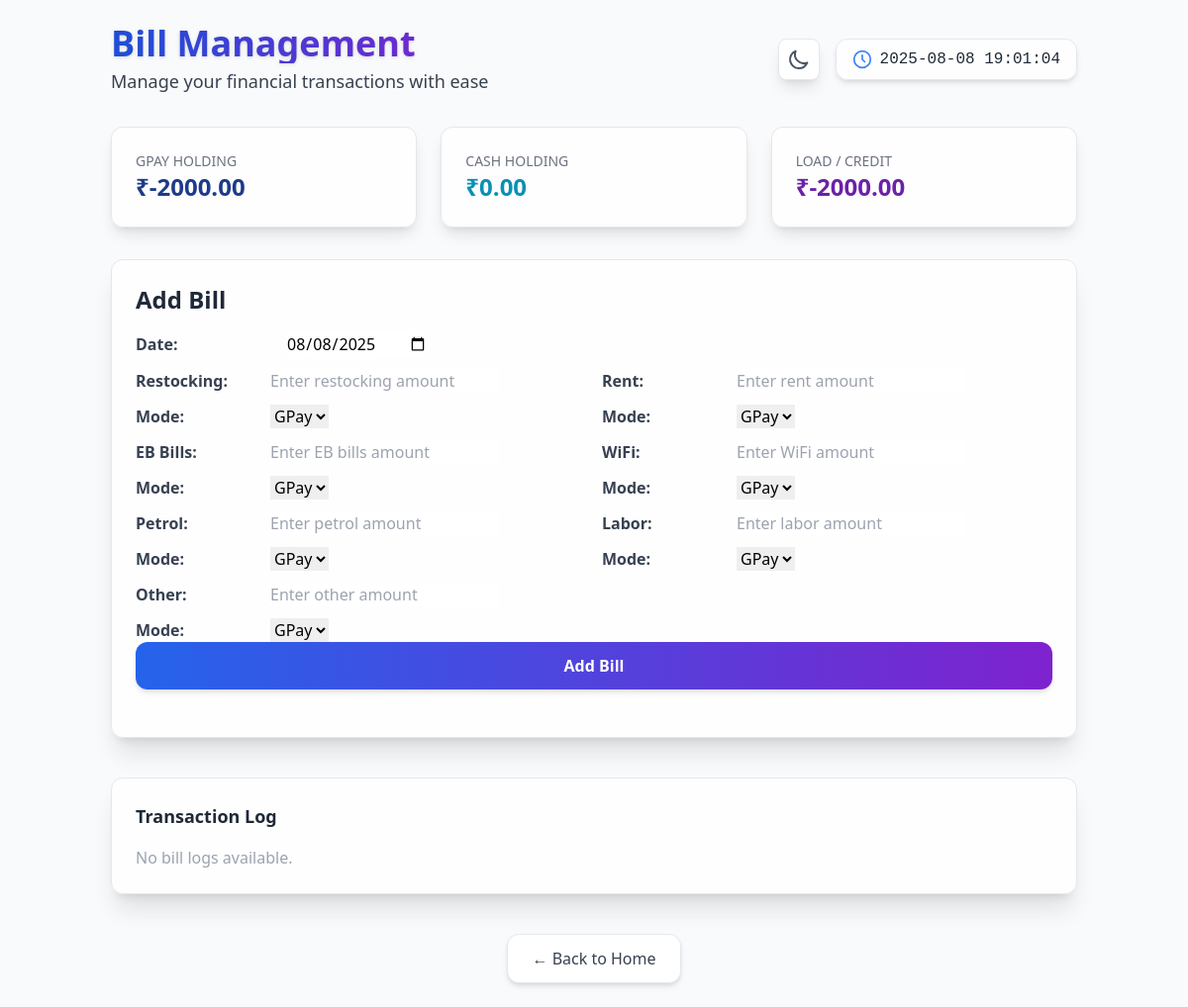
Before: /bills/ (signed in) with the older database file.
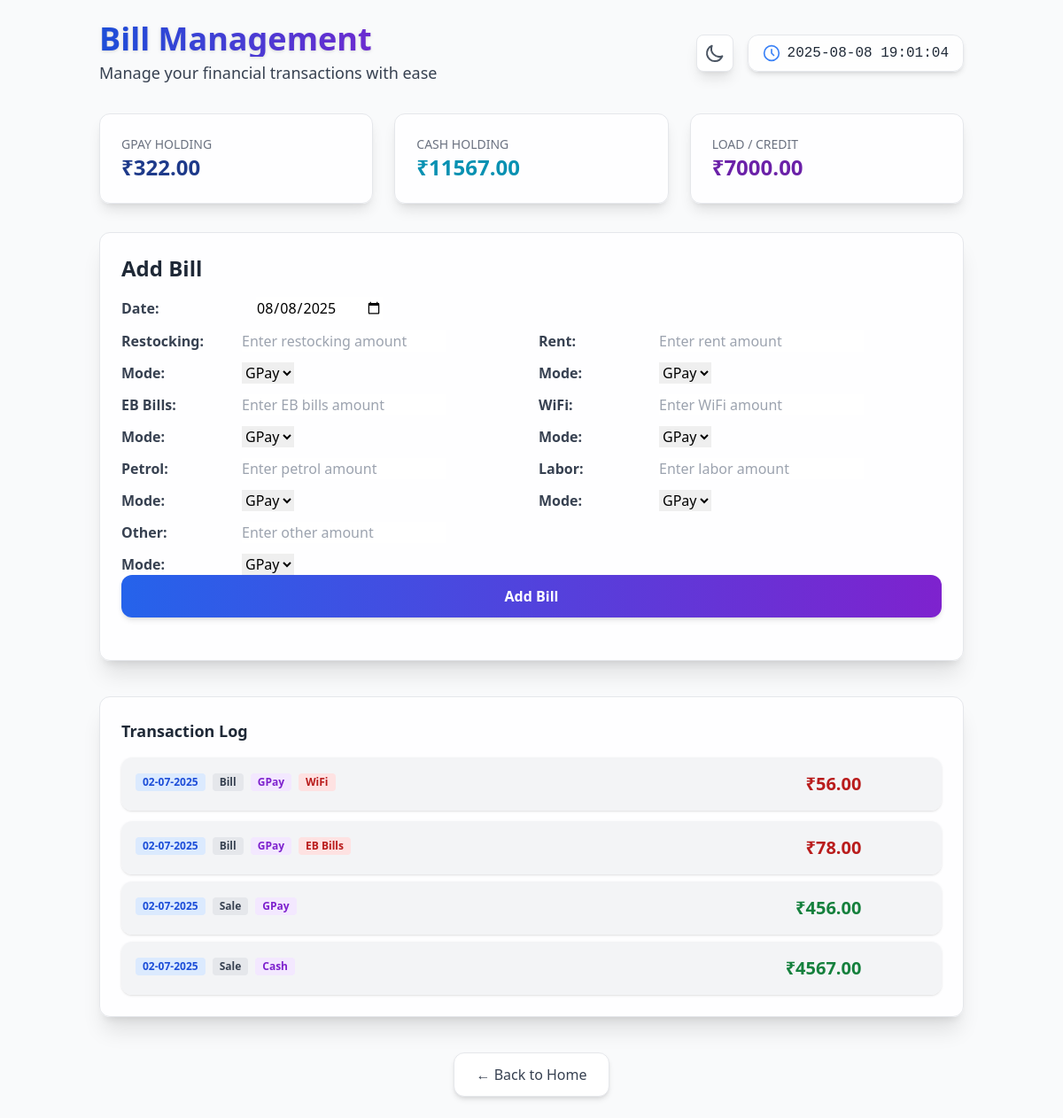
After: the same page with the newer database file.
### accounts/models.py (models this page shows, shortened)
class Shop(models.Model):
    owner = models.OneToOneField(User, on_delete=models.CASCADE)
    shop_name = models.CharField(max_length=255)
    unique_id = models.CharField(max_length=10, unique=True)
    holding_gpay = models.DecimalField(max_digits=12, decimal_places=2, default=0)
    holding_cash = models.DecimalField(max_digits=12, decimal_places=2, default=0)
    credit = models.DecimalField(max_digits=12, decimal_places=2, default=0)

class Transaction(models.Model):
    TRANSACTION_TYPE_CHOICES = [
        ('sale', 'Sale'),
        ('bill', 'Bill'),
    ]
    PAYMENT_MODE_CHOICES = [
        ('GPay', 'GPay'),
        ('Cash', 'Cash'),
    ]
    shop = models.ForeignKey(Shop, on_delete=models.CASCADE)
    date = models.DateField()
    type = models.CharField(max_length=10, choices=TRANSACTION_TYPE_CHOICES)
    category = models.CharField(max_length=100)
    amount = models.DecimalField(max_digits=10, decimal_places=2)  # <-- ADD THIS LINE
    mode_of_payment = models.CharField(max_length=10, choices=PAYMENT_MODE_CHOICES)

### accounts/views.py (the view)
# urls.py: path('bills/', views.add_bill, name='add_bill'),
@login_required
def add_bill(request):
    try:
        shop = Shop.objects.get(owner=request.user)
    except Shop.DoesNotExist:
        messages.error(request, "You do not have a shop. Please contact admin.")
        return redirect('home')
    if request.method == 'POST':
        form = BillForm(request.POST)
        if form.is_valid():
            date = form.cleaned_data.get('date')
            bill_fields = [
                ('restocking', 'restocking_mode', 'Restocking'),
                ('rent', 'rent_mode', 'Rent'),
                ('EB_bills', 'EB_bills_mode', 'EB Bills'),
                ('wifi', 'wifi_mode', 'WiFi'),
                ('petrol', 'petrol_mode', 'Petrol'),
                ('labor', 'labor_mode', 'Labor'),
                ('other_amount', 'other_mode', 'Other'),
            ]
            updated = False
            for amount_field, mode_field, label in bill_fields:
                amount = form.cleaned_data.get(amount_field)
                mode = form.cleaned_data.get(mode_field)
                if amount is not None and amount != '':
                    if not mode:
                        messages.error(request, f"Please select mode of payment for {label}.")
                        return render(request, 'accounts/add_bill.html', {
                            'form': form,
                            'logs': Transaction.objects.filter(shop=shop).order_by('-date'),
                            'now': timezone.now(),
                            'shop': shop
                        })
                    Transaction.objects.create(
                        shop=shop, date=date, type='bill', category=label, amount=amount, mode_of_payment=mode
                    )
                    if mode == 'GPay':
                        shop.holding_gpay -= amount
                    elif mode == 'Cash':
                        shop.holding_cash -= amount
                    updated = True
            if updated:
                shop.save()
                messages.success(request, "Bill entry added/updated successfully.")
            return redirect('add_bill')
    else:
        form = BillForm()
    logs = Transaction.objects.filter(shop=shop).order_by('-date')
    total_count = logs.count()
    return render(request, 'accounts/add_bill.html', {
        'form': form,
        'logs': logs,
        'total_count': total_count,
        'now': timezone.now(),
        'shop': shop
    })

### accounts/templates/accounts/add_bill.html (shortened to what the changed rows need)
<!DOCTYPE html>
<html lang="en" class="light">
<head>
  <script src="https://cdn.tailwindcss.com"></script>
</head>
<body class="min-h-screen bg-gray-50 dark:bg-gray-900 transition-colors duration-300">
  <div class="relative z-10 container mx-auto p-6">
    <div class="flex justify-between items-center mb-8">
      <div>
        <h1 class="text-4xl font-bold text-transparent bg-gradient-to-r from-blue-700 to-purple-700 bg-clip-text drop-shadow">
        </h1>
      </div>
    </div>
    <div class="grid grid-cols-1 md:grid-cols-3 gap-6 mb-8">
      <div class="bg-white/90 dark:bg-gray-800/90 rounded-xl p-6 shadow-lg border border-gray-200 dark:border-gray-700">
        <p class="text-sm text-gray-500 dark:text-gray-400 uppercase">GPay Holding</p>
        <p class="text-2xl font-bold text-blue-900 dark:text-blue-400">₹{{ shop.holding_gpay }}</p>
      </div>
      <div class="bg-white/90 dark:bg-gray-800/90 rounded-xl p-6 shadow-lg border border-gray-200 dark:border-gray-700">
        <p class="text-sm text-gray-500 dark:text-gray-400 uppercase">Cash Holding</p>
        <p class="text-2xl font-bold text-cyan-600 dark:text-cyan-400">₹{{ shop.holding_cash }}</p>
      </div>
      <div class="bg-white/90 dark:bg-gray-800/90 rounded-xl p-6 shadow-lg border border-gray-200 dark:border-gray-700">
        <p class="text-sm text-gray-500 dark:text-gray-400 uppercase">Load / Credit</p>
        <p class="text-2xl font-bold text-purple-800 dark:text-purple-400">₹{{ shop.credit }}</p>
      </div>
    </div>
    <div class="grid grid-cols-1 gap-10">
      <div>
        <div class="bg-white/90 dark:bg-gray-800/90 p-6 rounded-xl shadow-xl border border-gray-200 dark:border-gray-700">
          <h2 class="text-2xl font-bold mb-4 text-gray-800 dark:text-gray-200">Add Bill</h2>
        </div>
      </div>
      <div>
        <div class="bg-white/90 dark:bg-gray-800/90 p-6 rounded-xl shadow-xl border border-gray-200 dark:border-gray-700">
          <div id="transactions-container" class="space-y-2">
            {% for log in logs %}
              <div id="transaction-{{ log.id }}" class="log-item bg-gradient-to-r from-gray-100 to-gray-100 dark:from-gray-700 dark:to-gray-800 rounded-xl p-4 mb-3 shadow transition hover:scale-[1.01] hover:shadow-lg relative">
                <div class="flex justify-between items-center">
                  <div class="flex flex-wrap items-center gap-2 text-xs text-gray-500 dark:text-gray-400 mb-1">
                    <span class="inline-block px-2 py-0.5 rounded bg-blue-100 dark:bg-blue-900 text-blue-700 dark:text-blue-300 font-semibold">
                      {{ log.date|date:"d-m-Y" }}
                    </span>
                    <span class="inline-block px-2 py-0.5 rounded bg-gray-200 dark:bg-gray-700 text-gray-700 dark:text-gray-300 font-semibold capitalize">
                      {{ log.type }}
                    </span>
                    <span class="inline-block px-2 py-0.5 rounded bg-purple-100 dark:bg-purple-900 text-purple-700 dark:text-purple-300 font-semibold capitalize">
                      {{ log.mode_of_payment }}
                    </span>
                    {% if log.type == 'bill' and log.category %}
                      <span class="inline-block px-2 py-0.5 rounded bg-red-100 dark:bg-red-900 text-red-700 dark:text-red-300 font-semibold capitalize">
                        {{ log.category }}
                      </span>
                    {% endif %}
                  </div>
                  <div class="flex items-center gap-2">
                    <div class="font-bold text-xl {% if log.type == 'sale' %}text-green-700 dark:text-green-400{% else %}text-red-700 dark:text-red-400{% endif %}">
                      ₹{{ log.amount }}
                    </div>
                  </div>
                </div>
              </div>
            {% empty %}
              <p class="text-gray-400 dark:text-gray-500">No bill logs available.</p>
            {% endfor %}
          </div>
        </div>
      </div>
    </div>
  </div>
</body>
</html>

Changed rows visible on the page:
changed Shop: holding_gpay "-2000.00" → "322.00"; holding_cash "0.00" → "11567.00"; credit "-2000.00" → "7000.00"
added Transaction: date "02-07-2025", type "Bill", mode_of_payment "GPay", category "WiFi", amount "56.00"
added Transaction: date "02-07-2025", type "Bill", mode_of_payment "GPay", category "EB Bills", amount "78.00"
added Transaction: date "02-07-2025", type "Sale", mode_of_payment "GPay", amount "456.00"
added Transaction: date "02-07-2025", type "Sale", mode_of_payment "Cash", amount "4567.00"
Other visible differences:
text no longer shown: "No bill logs available."
